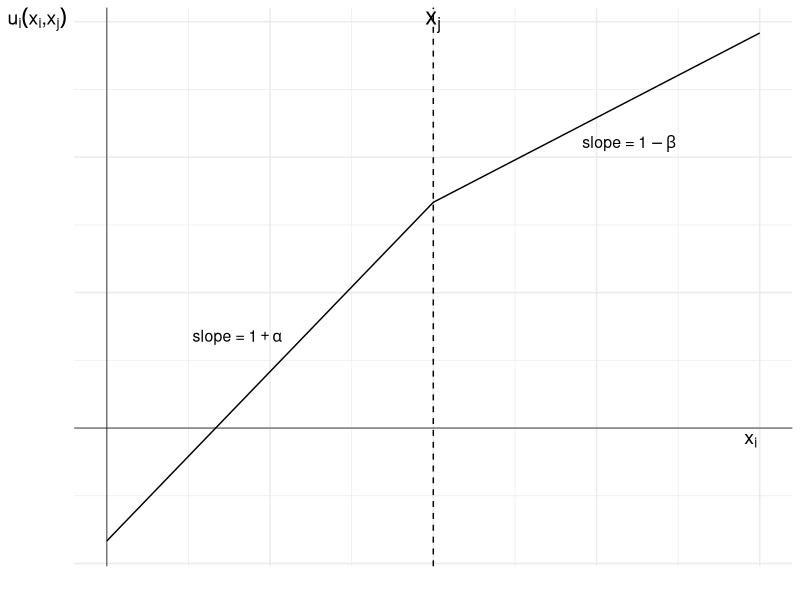
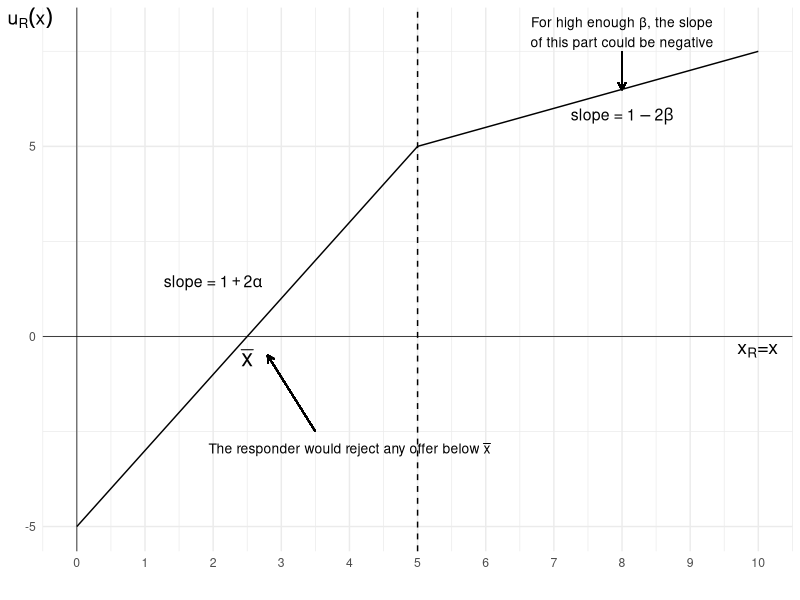

The R script that drew these images, in order:
## ---- chunk 1
#| label: fig-inequality-aversion
#| fig-cap: "An inequality aversion utility function"

library(ggplot2)

# Define parameter values
x_i <- seq(0, 10, by=0.1)  # Range of x_i values
x_j <- 5                    # Fixed reference point
alpha <- 0.5                # Disadvantageous inequality parameter
beta <- 0.25                # Advantageous inequality parameter

# Define utility function
# Returns utility value given own payoff (x_i), reference payoff (x_j), and inequality parameters
u_i <- function(x_i, x_j, alpha, beta) {
 ifelse(x_i >= x_j, 
        x_i - beta*(x_i - x_j),    # Case where x_i is higher
        x_i - alpha*(x_j - x_i))    # Case where x_i is lower
}

# Create dataframe for plotting
df <- data.frame(x_i=x_i, u_i=u_i(x_i, x_j, alpha, beta))

# Generate plot
ggplot(df, aes(x=x_i, y=u_i)) +
    geom_line() +
    geom_vline(xintercept = 0, linewidth=0.25)+ 
    geom_hline(yintercept = 0, linewidth=0.25)+
    geom_vline(xintercept=x_j, linetype="dashed") +  # Reference point line
    
    # Add x_j label to vertical line
    annotate("text", x=x_j, y=max(df$u_i), label=expression(x[j]), vjust=-0, size=6) +
    # Add slope labels at appropriate positions
    annotate("text", x=2, y=2, label=expression(paste("slope = ", 1 + alpha)), size=4) +
    annotate("text", x=8, y=6.3, label=expression(paste("slope = ", 1 - beta)), size=4) +

    labs(
      x=expression(x[i]),
      y = expression(u[i](x[i]*","*x[j]))
      ) +

 theme_minimal() +
 theme(
    axis.title.y=element_text(angle=0, hjust=0.5, size=14),
    axis.title.x = element_text(hjust=0.95, vjust=29, size=14),
    axis.text.x = element_blank(),    # Remove x-axis numbers
    axis.text.y = element_blank()
       )    # Remove y-axis numbers

## ---- chunk 2
#| label: fig-inequality-aversion-ultimatum
#| fig-cap: "Utility curve for the responder in the ultimatum game with inequality aversion"


library(ggplot2)

# Define parameter values
x_R <- seq(0, 10, by=0.1)  # Range of x_R values
x_5 <- 5                    # Point where x_R = x_P
alpha <- 0.5                # Disadvantageous inequality parameter
beta <- 0.25                # Advantageous inequality parameter

# Define utility function
# Returns utility value given own payoff (x_R), proposer payoff (x_P), and inequality parameters
u_i <- function(x_R, x_P, alpha, beta) {
 ifelse(x_R >= x_P, 
        (1 - 2*beta)*x_R + 10*beta,    # Case where x_R is higher
        (1 + 2*alpha)*x_R - 10*alpha
        )    # Case where x_R is lower
}

# Create dataframe for plotting
df <- data.frame(x_i=x_i, u_i=u_i(x_i, x_j, alpha, beta))

# Generate plot
ggplot(df, aes(x=x_i, y=u_i)) +
    geom_line() +
    geom_vline(xintercept = 0, linewidth=0.25)+ 
    geom_hline(yintercept = 0, linewidth=0.25)+
    geom_vline(xintercept=x_j, linetype="dashed") +  # Reference point line
    scale_x_continuous(breaks = seq(0, 10, by = 1)) +
    
    # Add slope labels at appropriate positions
    annotate("text", x=2, y=1.4, label=expression(paste("slope = ", 1 + 2*alpha)), size=4) +
    annotate("text", x=8, y=5.8, label=expression(paste("slope = ", 1 - 2*beta)), size=4) +

    # Add arrow and text for high beta note
    annotate("text", x=8, y=8, label="For high enough β, the slope\nof this part could be negative", size=3.5) +
    geom_segment(aes(x=8, y=7.5, xend=8, yend=6.5), arrow=arrow(length=unit(0.2, "cm"))) +

    annotate("text", x=4, y=-3, label=expression(paste("The responder would reject any offer below ", bar(x))), size=3.5) +
    geom_segment(aes(x=3.5, y=-2.5, xend=2.8, yend=-0.5), arrow=arrow(length=unit(0.2, "cm"))) +

    annotate("text", x=2.5, y=0, label=expression(bar(x)), size=6, vjust=1.8) +

    labs(
      x=expression(x[R]*"="*x),
      y = expression(u[R](x))
      ) +

 theme_minimal() +
 theme(
    axis.title.y=element_text(angle=0, margin=margin(r=-20), vjust=1, size=14),
    axis.title.x = element_text(hjust=0.98, vjust=47, size=14)
       )

